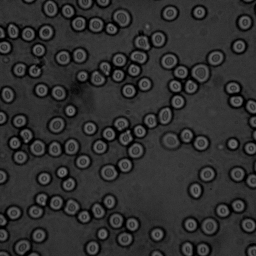
%> input picture TSBB08_lab6/blod256.tif, 256 x 256 px
$ octave count_blod.m   (GNU Octave 9; MATLAB toolbox functions it lacks are replaced by stand-ins)
%> lines starting %> are read from the running program, lines starting %| are printed output that depends on the picture
%% Hysteresis
blod = double(imread('blod256.tif'));
%> blod: size 256x256 double; min 0, max 121, mean 46.2; mean of the top-left, top-right, bottom-left and bottom-right quarters 44.3, 48.2, 45.1, 47.1
binvect = [0:1:255];
histo = hist(blod(:), binvect);
%> histo = 256 values, max 3489 at index 52, min 0 at index 112, mean 256

figure(1)
colormap(gray(256))
subplot(2,2,1), imagesc(blod, [0 255]); axis image;
title('image nuf0c'); colorbar
subplot(2,2,2), plot(binvect, histo, '.-b'); axis tight;
title('histogram')

thresh_blod = blod > 60;
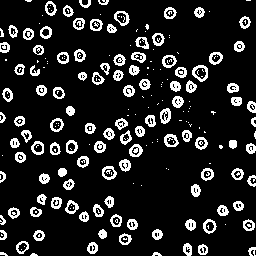
%> thresh_blod: size 256x256 logical; 13.6% white in thin lines or dots
subplot(2,2,3), imagesc(thresh_blod);
axis image; title('after threshold 1'); colorbar
%> after `colorbar`:
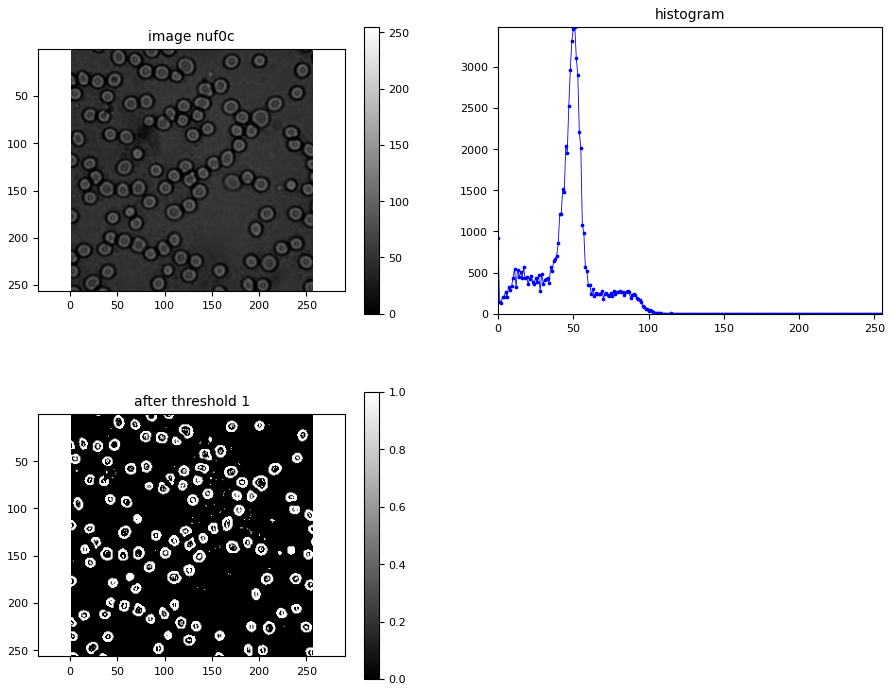
%> figure redrawn from the program's plot data, 3 panels

thresh_blod_open = bwareaopen(thresh_blod,17);
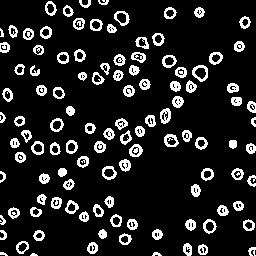
%> thresh_blod_open: size 256x256 logical; 13% white in thin lines or dots
%> (the run ends here)
